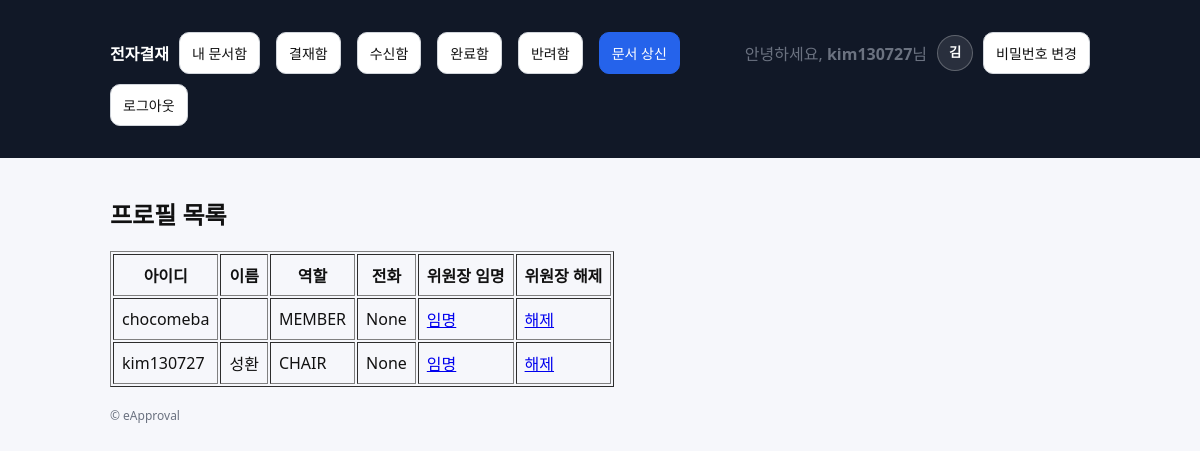
The page /accounts/profiles/ (signed in) on the database its author committed.
### accounts/models.py (models this page shows, shortened)
class Profile(models.Model):
    ROLE_MEMBER = "MEMBER"
    ROLE_CHAIR = "CHAIR"
    ROLE_CHOICES = [
        (ROLE_MEMBER, "일반회원"),
        (ROLE_CHAIR, "위원장"),
    ]
    user = models.OneToOneField(settings.AUTH_USER_MODEL, on_delete=models.CASCADE)
    full_name = models.CharField(max_length=150, blank=True, default="")
    phone = models.CharField(max_length=20, blank=True, null=True)
    role = models.CharField(max_length=20, choices=ROLE_CHOICES, default=ROLE_MEMBER)
    def display_name(self):
        if self.full_name and self.full_name.strip():
            return self.full_name.strip()
        if self.user.first_name and self.user.first_name.strip():
            return self.user.first_name.strip()
        return self.user.username

### accounts/views.py (the view)
# urls.py: path("profiles/", profile_list, name="profile_list"),
@staff_required
def profile_list(request):
    profiles = Profile.objects.select_related("user").order_by("user__username")
    return render(request, "approvals/profile_list.html", {"profiles": profiles})

### accounts/views.py (called while the page is built)
def is_staff_user(user) -> bool:
    return bool(user and user.is_authenticated and user.is_staff)

### approvals/templates/approvals/profile_list.html
{% extends "base.html" %}
{% block content %}
<h2>프로필 목록</h2>
<table border="1" cellpadding="8">
  <thead>
    <tr>
      <th>아이디</th>
      <th>이름</th>
      <th>역할</th>
      <th>전화</th>
      <th>위원장 임명</th>
      <th>위원장 해제</th>
    </tr>
  </thead>
  <tbody>
    {% for p in profiles %}
    <tr>
      <td>{{ p.user.username }}</td>
      <td>{{ p.user.first_name }}</td>
      <td>{{ p.role }}</td>
      <td>{{ p.phone }}</td>
      <td><a href="{% url 'accounts:appoint_chair' p.id %}">임명</a></td>
      <td><a href="{% url 'accounts:demote_chair' p.id %}">해제</a></td>
    </tr>
    {% endfor %}
  </tbody>
</table>
{% endblock %}

### templates/base.html (shortened to what this page needs)
<!doctype html>
<html lang="ko">
<head>
</head>
<body>
  <header>
    <div class="wrap">
      <nav>
        <a href="{% url 'approvals:home' %}"><strong>전자결재</strong></a>
        <a class="btn" href="{% url 'approvals:doc_list' %}">내 문서함</a>
        <a class="btn" href="{% url 'approvals:inbox' %}">결재함</a>
        <a class="btn" href="{% url 'approvals:received' %}">수신함</a>
        <a class="btn" href="{% url 'approvals:completed' %}">완료함</a>
        <a class="btn" href="{% url 'approvals:rejected' %}">반려함</a>
        <a class="btn btn-primary" href="{% url 'approvals:doc_create' %}">문서 상신</a>
        {% if user.is_authenticated %}
          <div class="profile-wrap">
        <span class="muted">안녕하세요, <strong>{{ user.username }}</strong>님</span>
  <button type="button" class="profile-btn" id="profileBtn" aria-haspopup="true" aria-expanded="false">
    <span class="profile-avatar">
      {{ user.profile.display_name|default:user.username|slice:":1" }}
    </span>
  </button>
    </div>
          <a class="btn" href="{% url 'accounts:password_change' %}">비밀번호 변경</a>
          <form method="post" action="{% url 'accounts:logout' %}" style="display:inline;">
            <button class="btn" type="submit">로그아웃</button>
          </form>
        {% else %}
          <a class="btn" href="{% url 'accounts:login' %}">로그인</a>
          <a class="btn btn-primary" href="{% url 'accounts:signup' %}">회원가입</a>
        {% endif %}
      </nav>
    </div>
  </header>
  <main class="wrap">
    {% block content %}{% endblock %}
    <footer class="muted">
      <div>© eApproval</div>
    </footer>
  </main>
</body>
</html>

### templates/base.html (style rules this page uses)
body { font-family: system-ui, -apple-system, Segoe UI, Roboto, "Noto Sans KR", Arial, sans-serif; margin:0; background:#f6f7fb; color:#111; }
header { background:#111827; color:#fff; padding:14px 18px; }
header a { color:#fff; text-decoration:none; }
.wrap { max-width: 980px; margin: 0 auto; padding: 18px; }
nav { display:flex; gap:10px; flex-wrap:wrap; align-items:center; }
.btn { display:inline-block; padding:10px 12px; border-radius:10px; border:1px solid #d1d5db; background:#fff; text-decoration:none; color:#111; font-size:14px; }
.btn-primary { background:#2563eb; border-color:#2563eb; color:#fff; }
.btn + .btn { margin-left: 6px; }
.muted { color:#6b7280; }
footer { padding: 20px 0; color:#6b7280; font-size:12px; }
.profile-wrap { display:flex; align-items:center; gap:10px; position:relative; }
.profile-btn { border:0; background:transparent; cursor:pointer; padding:0; line-height:0; }
.profile-avatar { width:34px; height:34px; border-radius:999px; display:flex; align-items:center; justify-content:center; background:#ffffff1a; border:1px solid rgba(255,255,255,0.25); color:#fff; font-weight:800; }

### rows shown on the page
Profile: user.username "chocomeba", role "MEMBER", phone "None"
Profile: user.username "kim130727", user.first_name "성환", role "CHAIR", phone "None"

### other values the page prints
{{ user.username }} "kim130727"
{{ user.profile.display_name|default:user.username|slice:":1" }} "김"
